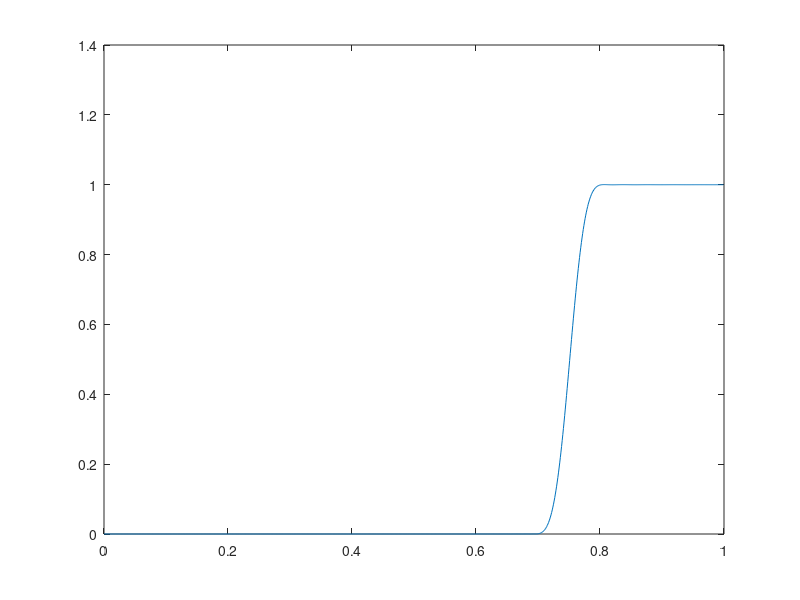

The MATLAB source for this figure:
clc; clear all; close all;

% N = 120;
N = 86;
d_s = 2e-4;
d_p = 1e-3;
f = [0 0.7 0.8 1]; % 0 a 1 jako hranicni
a = [0 0 1 1];
w = 1./[d_s d_p];
b = firls(N, f, a, w);

[H, w] = freqz(b, 1, 1000);
figure; plot(w/pi, abs(H));